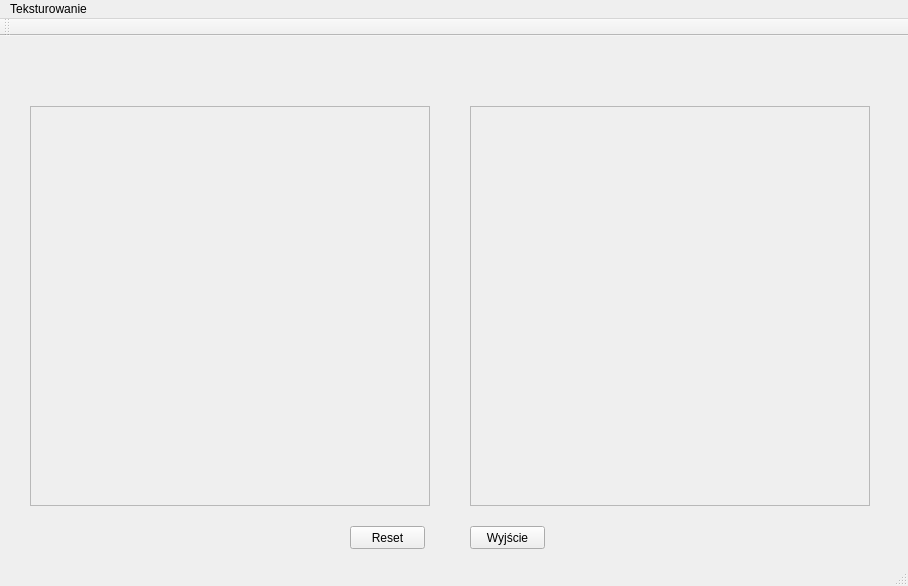
<?xml version="1.0" encoding="UTF-8"?>
<ui version="4.0">
 <class>MainWindow</class>
 <widget class="QMainWindow" name="MainWindow">
  <property name="geometry">
   <rect>
    <x>0</x>
    <y>0</y>
    <width>908</width>
    <height>586</height>
   </rect>
  </property>
  <property name="windowTitle">
   <string>MainWindow</string>
  </property>
  <widget class="QWidget" name="centralWidget">
   <widget class="QFrame" name="frame">
    <property name="geometry">
     <rect>
      <x>30</x>
      <y>70</y>
      <width>400</width>
      <height>400</height>
     </rect>
    </property>
    <property name="frameShape">
     <enum>QFrame::StyledPanel</enum>
    </property>
    <property name="frameShadow">
     <enum>QFrame::Raised</enum>
    </property>
   </widget>
   <widget class="QFrame" name="frame2">
    <property name="geometry">
     <rect>
      <x>470</x>
      <y>70</y>
      <width>400</width>
      <height>400</height>
     </rect>
    </property>
    <property name="frameShape">
     <enum>QFrame::StyledPanel</enum>
    </property>
    <property name="frameShadow">
     <enum>QFrame::Raised</enum>
    </property>
   </widget>
   <widget class="QPushButton" name="pushButton">
    <property name="geometry">
     <rect>
      <x>350</x>
      <y>490</y>
      <width>75</width>
      <height>23</height>
     </rect>
    </property>
    <property name="text">
     <string>Reset</string>
    </property>
   </widget>
   <widget class="QPushButton" name="pushButton_2">
    <property name="geometry">
     <rect>
      <x>470</x>
      <y>490</y>
      <width>75</width>
      <height>23</height>
     </rect>
    </property>
    <property name="text">
     <string>Wyjście</string>
    </property>
   </widget>
  </widget>
  <widget class="QMenuBar" name="menuBar">
   <property name="geometry">
    <rect>
     <x>0</x>
     <y>0</y>
     <width>908</width>
     <height>21</height>
    </rect>
   </property>
   <widget class="QMenu" name="menuTeksturowanie">
    <property name="title">
     <string>Teksturowanie</string>
    </property>
   </widget>
   <addaction name="menuTeksturowanie"/>
  </widget>
  <widget class="QToolBar" name="mainToolBar">
   <attribute name="toolBarArea">
    <enum>TopToolBarArea</enum>
   </attribute>
   <attribute name="toolBarBreak">
    <bool>false</bool>
   </attribute>
  </widget>
  <widget class="QStatusBar" name="statusBar"/>
 </widget>
 <layoutdefault spacing="6" margin="11"/>
 <resources/>
 <connections/>
</ui>
